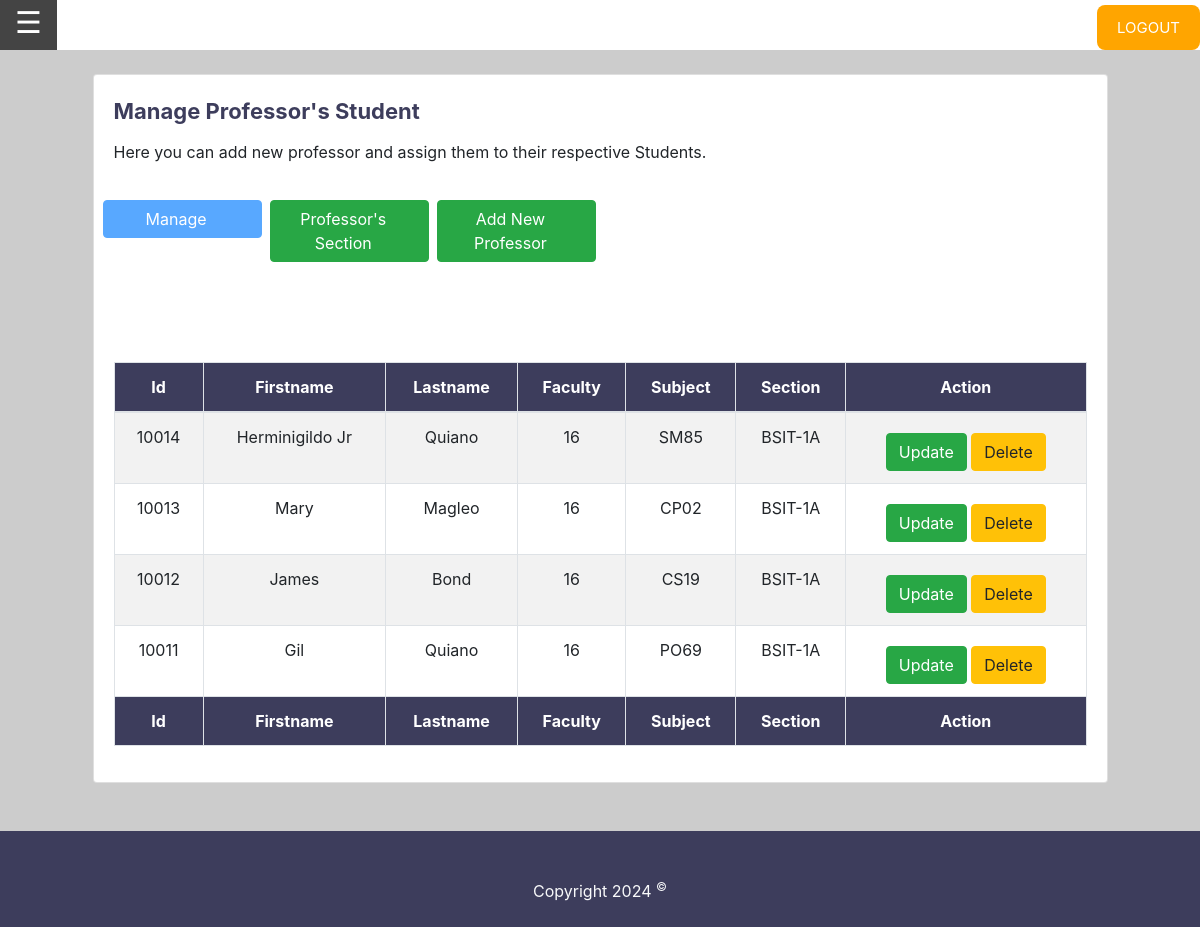
The app's page /manage-prof.php (signed in), older data.
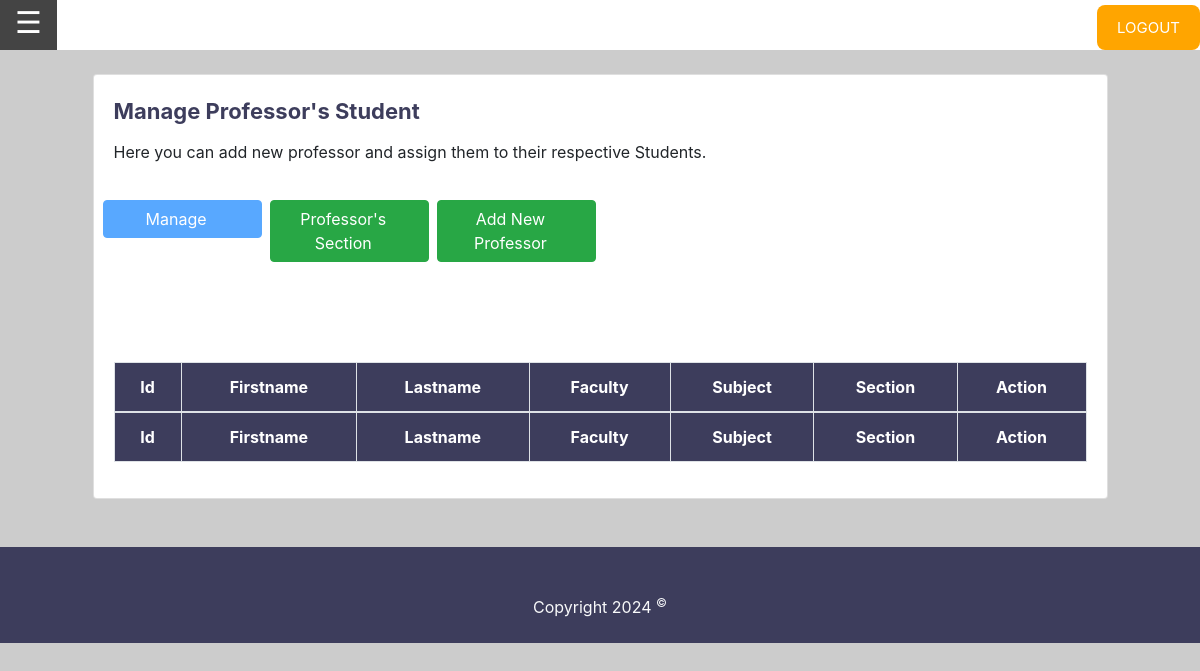
The same page, newer data.
### tables this page shows
CREATE TABLE `professor_portal_tbl` (
  `prof_id` int(11) NOT NULL,
  `firstname` varchar(100) NOT NULL,
  `lastname` varchar(100) NOT NULL,
  `faculty_id` int(11) NOT NULL,
  `subject_code` varchar(50) NOT NULL,
  `section_code` varchar(20) NOT NULL
);

### class/interactdb.php (the view, shortened to what this page needs)
<?php
    class interactDB{
        function getProfAssigned($conn){
            $getProfAssigned = "SELECT * FROM professor_portal_tbl as prof order by prof.prof_id desc";
            $result = $conn->query($getProfAssigned) or die("Error: " .$conn->mysqli_error());
            if($result->num_rows > 0){
                while($rows = $result->fetch_assoc()){
                    echo '<tr>
                            <td>'.$rows['prof_id'].'</td>
                            <td>'.$rows['firstname'].'</td>
                            <td>'.$rows['lastname'].'</td>
                            <td>'.$rows['faculty_id'].'</td>
                           <td>'.$rows['subject_code'].'</td>';
                            if ($rows['section_code'] == '') {
                              echo '<td>To Assign</td>';
                            }else{
                                echo '<td>'.$rows['section_code'].'</td>';
                            }
                            echo '<td>
                                <a href="assign-prof.php?edit='.$rows['prof_id'].'" class="btn btn-success  mt-2">Update</a>
                                 <a href="delete.php?del_assignedProf='.$rows['prof_id'].'" class="btn btn-warning mt-2">Delete</a>
                            </td>
                        </tr>';
                }
            }
        }
    }
?>

### manage-prof.php (shortened to what this page needs)
<?php
include('assets/components/config.php');
?>
<?php if (isset($_SESSION['user'])): ?>
<!DOCTYPE html>
<html>
<head>
	<?php require('css.php'); ?>
</head>
<body style="background-color:  #cccccc;">
	<?php
        include('assets/components/top_nav.php');
    ?>
	<div class="container mt-4 mb-5">
		<div class="row">
			<div class="col-lg-11" style="margin: 0 auto; float: none;">
				<div class="card">
					<div class="card-body">
						<div class="card-title" style="color:#3d3d5c; font-size:22px;">
							<b>Manage Professor's Student</b>
						</div>
						<div class="card-text">
							<p>Here you can add new professor and assign them to their respective Students.</p>
						</div>
						<div class="row mb-5">
							<div class="col-sm-6 mr-auto">
								<div class="row">
									<div class="col-sm-4 p-1">
										<a class="btn btn-primary btn-block disabled pl-0 mt-3" href="manage-prof.php">Manage</a>
									</div>
									<div class="col-sm-4  p-1">
										<a class="btn btn-success btn-block pl-0 mt-3" href="assign-prof.php">Professor's Section</a>
									</div>
									<div class="col-sm-4  p-1">
										<a class="btn btn-success btn-block pl-0 mt-3" href="manage-add-prof.php">Add New Professor</a>
									</div>
								</div>
							</div>
						</div>
						<div style="overflow-x: auto;">
							<table class="table table-striped table-bordered mt-5 myDataTable">
								<thead>
									<tr class="text-center">
										<th>Id</th>
										<th>Firstname</th>
										<th>Lastname</th>
										<th>Faculty</th>
										<th>Subject</th>
										<th>Section</th>
										<th>Action</th>
									</tr>
								</thead>
								<tbody>
									<?php
									$getProfAssigned = new interactDB();
									$getProfAssigned->getProfAssigned($conn);
									?>
								</tbody>
								<tfoot>
									<tr class="text-center">
										<th>Id</th>
										<th>Firstname</th>
										<th>Lastname</th>
										<th>Faculty</th>
										<th>Subject</th>
										<th>Section</th>
										<th>Action</th>
									</tr>
								</tfoot>
							</table>
						</div>
					</div>
				</div>
			</div>
		</div>
	</div>
	<footer>
		<div class="jumbotron-fluid text-center text-light mt-5 mb-0 p-5" style="background-color:#3d3d5c; height: 50px;">
			<p> Copyright <?php echo date("Y"); ?> <sup>&#169;</sup></p>
		</div>
	</footer>
</body>
</html>
<?php else:?>
<?php header('location: index.php');
	ob_flush();
endif;
 ?>

### css.php (shortened to what this page needs)
<link rel="stylesheet" type="text/css" href="assets/custom_css/slide.css">
<link rel="stylesheet" href="assets/custom_css/style.css">
<link rel="stylesheet" href="https://maxcdn.bootstrapcdn.com/bootstrap/4.2.1/css/bootstrap.min.css">
<link rel="stylesheet" type="text/css" href="https://cdn.datatables.net/1.10.23/css/dataTables.bootstrap4.min.css">
<link rel="stylesheet" href="https://cdnjs.cloudflare.com/ajax/libs/font-awesome/4.7.0/css/font-awesome.min.css">
<link rel="stylesheet" href="https://use.fontawesome.com/releases/v5.6.3/css/all.css">

### assets/components/top_nav.php (shortened to what this page needs)
<div class="navbox">
    <span class="bgcolor-dark text-white openbtn" style="font-size:30px;cursor:pointer" onclick="openNav()">
    	&#9776;
    	</span>
    <button class="button" style="float:right; padding:10px; margin-top:5px;">
        <a href="home.php?logout=1">LOGOUT </a>
    </button>
</div>

### assets/custom_css/slide.css (style rules this page uses)
.openbtn { font-size: 20px; cursor: pointer; background-color: #111; color: white; padding: 10px 15px; border: none; }

### assets/custom_css/style.css (style rules this page uses)
body { margin:0px; background-color: #E8E8E8; font-family: "Lato", sans-serif; }
th { background-color:#3d3d5c; color:white; }
table { width: 100%; border-collapse: collapse; }
.navbox { background-color:white; width:100%; height:50px; overflow: hidden; }
.button { background-color: orange; color:white; padding: 1px; border-radius:8px; border: none; }
.button a { text-decoration:none; padding: 10px; color: white; font-size: 15px; }
td { text-align:center }

Row changes from the older to the newer data that the page shows:
removed professor_portal_tbl: prof_id "10014", firstname "Herminigildo Jr", lastname "Quiano", faculty "16", subject_code "SM85", section_code "BSIT-1A"
removed professor_portal_tbl: prof_id "10013", firstname "Mary", lastname "Magleo", faculty "16", subject_code "CP02", section_code "BSIT-1A"
removed professor_portal_tbl: prof_id "10012", firstname "James", lastname "Bond", faculty "16", subject_code "CS19", section_code "BSIT-1A"
removed professor_portal_tbl: prof_id "10011", firstname "Gil", lastname "Quiano", faculty "16", subject_code "PO69", section_code "BSIT-1A"
